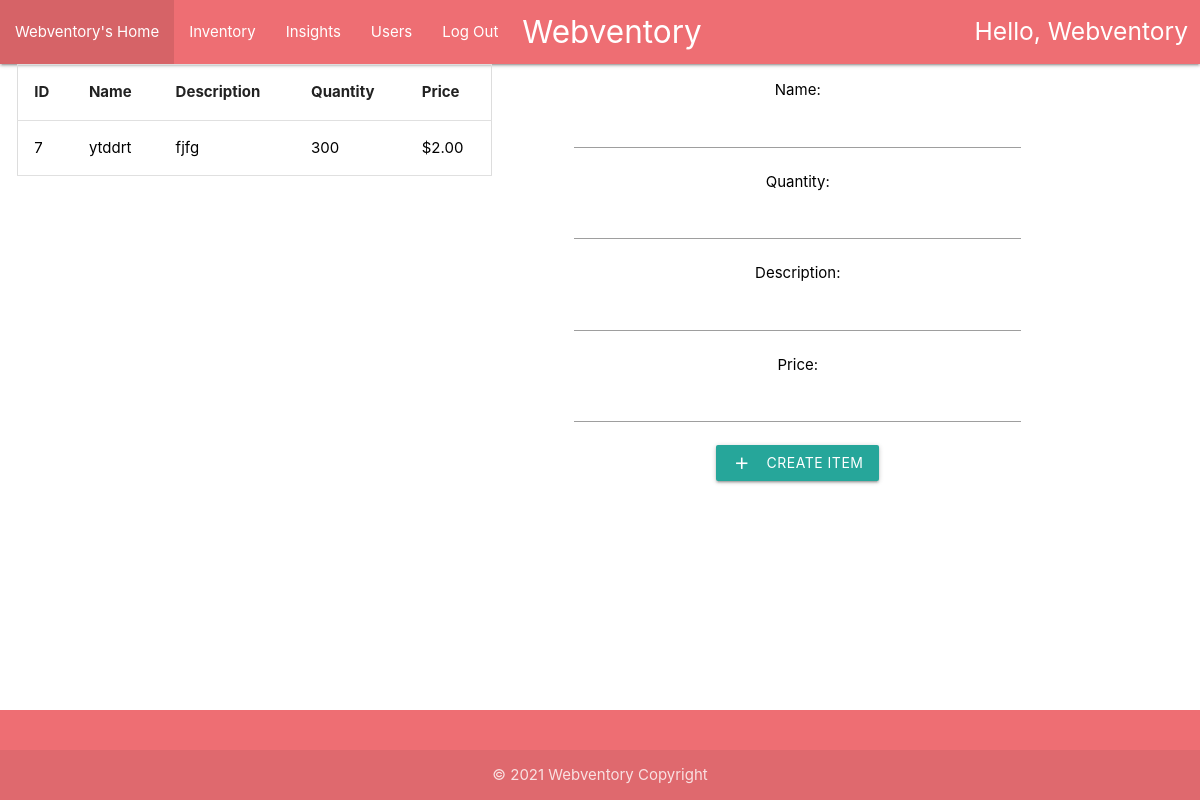
Page /create (signed in) on the earlier database version.
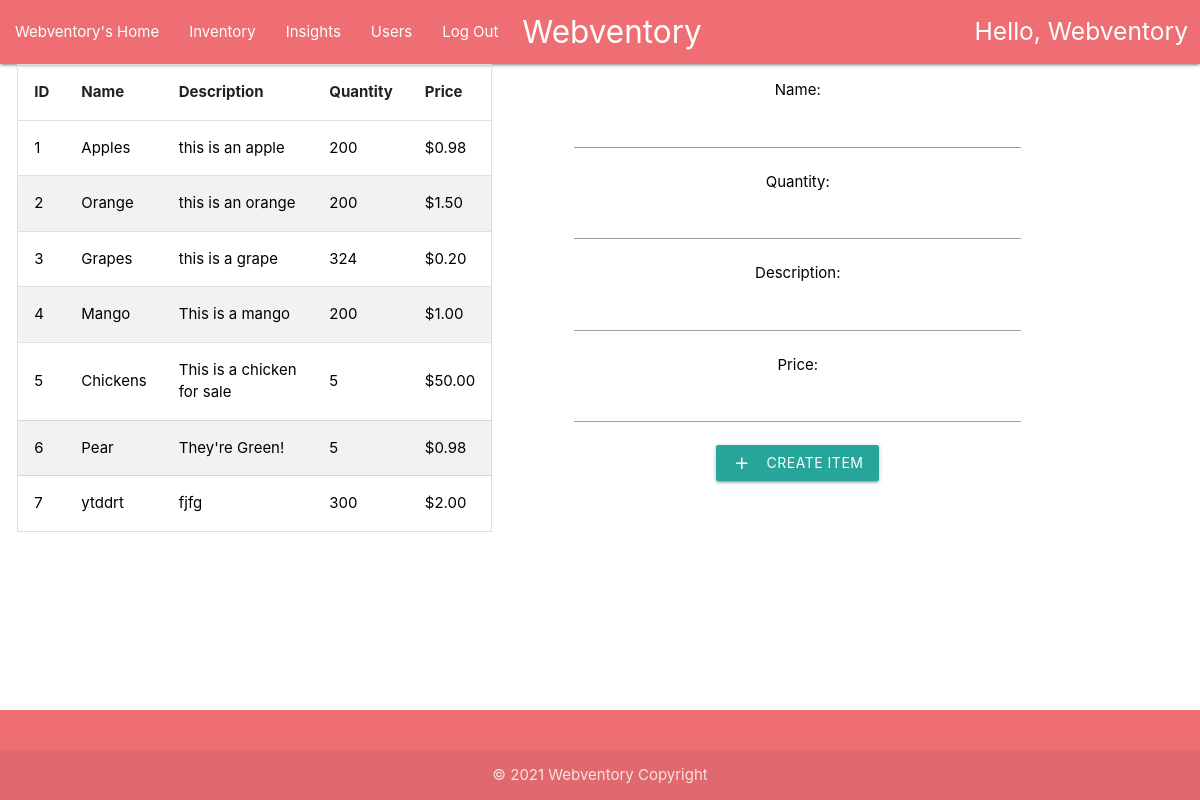
Same page on the later database version.
### home/models.py (models this page shows, shortened)
class Item(models.Model):
    id = models.AutoField(unique=True, primary_key=True)
    name = models.CharField(max_length=30)
    description = models.CharField(max_length=100)
    quantity = models.IntegerField()
    price = models.DecimalField(max_digits=9,decimal_places=2)
    user_visibility = models.TextField()

### home/views.py (the view, shortened to what this page needs)
# urls.py: path('create', views.create_item),
@login_required(login_url='/login')
def create_item(request):
    clear_graph_history(request.user)
    items = Item.objects.all().select_related()
    return render(request, 'home/userHomeInventoryCreate.html',
                  {"username": str(request.user).title(), "items": items})

### home/models.py (called while the page is built)
    def __str__(self):
        return self.username

### home/views.py (called while the page is built)
def clear_graph_history(username):
    path = os.path.join(os.path.dirname(__file__), 'static',
                        'home', 'temp', f'{username}')
    if os.path.exists(path):
        os.chdir(path)
        for file in os.listdir(path):
            os.remove(file)

### home/templates/home/userHomeInventoryCreate.html (shortened to what this page needs)
{% extends 'home/userHome.html' %}
{% block content %}
{% load static %}
<link rel="stylesheet" href="{% static 'home/css/style.css' %}">
<div class="row" style="padding-left : .5%;">
    <div class="container-fluid">
        <div class="col s5 center">
            <table id="myTable">
                <thead>
                <tr>
                    <th>ID</th>
                    <th>Name</th>
                    <th>Description</th>
                    <th>Quantity</th>
                    <th>Price</th>
                </tr>
                </thead>
                <tbody>
                {% for item in items %}
                {% if item.user_visibility == user.username %}
                <tr>
                    <td><a style="color: black" href="#">
                        {{ item.id }}
                    </a></td>
                    <td><a style="color: black" href="#">
                        {{ item.name }}
                    </a></td>
                    <td><a style="color: black" href="#">
                        {{ item.description }}
                    </a></td>
                    <td><a style="color: black" href="#">
                        {{ item.quantity }}
                    </a></td>
                    <td><a style="color: black" href="#">
                        ${{ item.price|floatformat:2 }}
                    </a></td>
                </tr>
                {% endif %}
                {% endfor %}
                </tbody>
            </table>
        </div>
        <div class="col s7 center" style="padding-left: 5%">
            <form class="col s9" name="ItemCreationForm" action="/create" method="post">
                <p><label for="id_name">Name:</label>
                    <input type="text" name="name" id="id_name" maxlength="30" required></p>
                <p><label for="id_quantity">Quantity:</label>
                    <input id="id_quantity" type="number" name="quantity" required></p>
                <p><label for="description">Description:</label>
                    <input type="text" name="description" id="description" maxlength="100" required></p>
                <p><label for="price">Price:</label>
                    <input type="number" name="price" id="price" step="any" required></p>
                <button class="btn waves-effect waves-light hoverable" type="submit" name="action"><i
                        class="material-icons left">add</i>Create Item
                </button>
            </form>
        </div>
    </div>
</div>
{% endblock %}

Differences in the rows shown:
now on this page (row edited): Item: id "1", name "Apples", description "this is an apple", quantity "200", price "0.98"
now on this page (row edited): Item: id "2", name "Orange", description "this is an orange", quantity "200", price "1.50"
now on this page (row edited): Item: id "3", name "Grapes", description "this is a grape", quantity "324", price "0.20"
now on this page (row edited): Item: id "4", name "Mango", description "This is a mango", quantity "200", price "1.00"
now on this page (row edited): Item: id "5", name "Chickens", description "This is a chicken for sale", quantity "5", price "50.00"
now on this page (row edited): Item: id "6", name "Pear", description "They're Green!", quantity "5", price "0.98"
